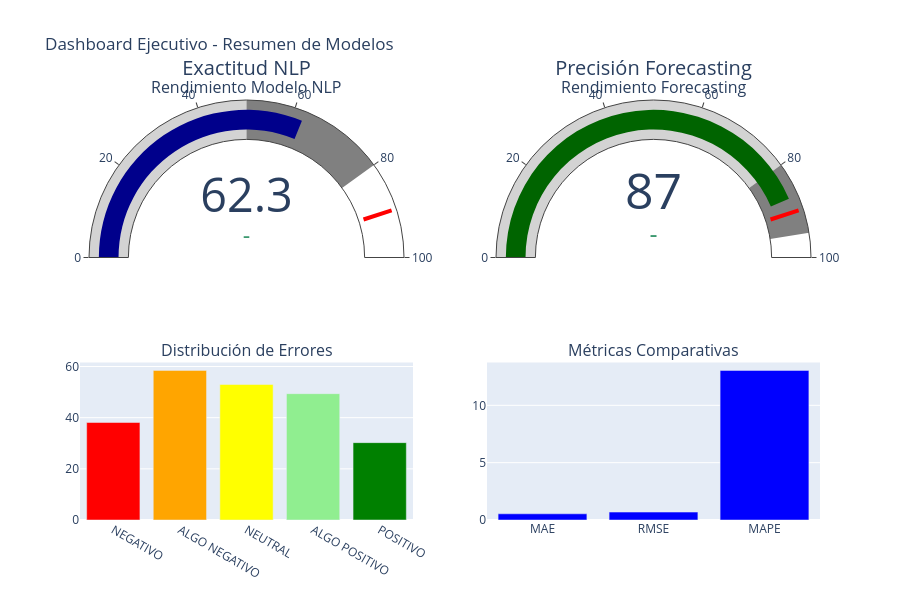

The notebook cell this image was saved under:
### Code cell
def create_executive_dashboard():
    """Dashboard ejecutivo con métricas clave"""
    
    # Métricas de ambos modelos
    nlp_metrics = {
        'Accuracy': 62.25,
        'Balanced Accuracy': 54.17,
        'Error Rate': 37.75,
        'Best Class Accuracy': 98.0,  # Para clases extremas
        'Worst Class Accuracy': 41.52  # Para ALGO NEGATIVO
    }
    
    forecasting_metrics = {
        'MAPE': 13.05,
        'MAE': 0.54,
        'RMSE': 0.69,
        'Best Hour Accuracy': 0.32,  # MAE a las 00:00
        'Worst Hour Accuracy': 0.70  # MAE a las 23:30
    }
    
    # Crear dashboard
    fig = make_subplots(
        rows=2, cols=2,
        subplot_titles=('Rendimiento Modelo NLP', 'Rendimiento Forecasting',
                       'Distribución de Errores', 'Métricas Comparativas'),
        specs=[[{"type": "indicator"}, {"type": "indicator"}],
               [{"type": "bar"}, {"type": "bar"}]]
    )
    
    # Indicadores NLP
    fig.add_trace(go.Indicator(
        mode="gauge+number+delta",
        value=nlp_metrics['Accuracy'],
        title={'text': "Exactitud NLP"},
        domain={'row': 0, 'column': 0},
        gauge={'axis': {'range': [0, 100]},
               'bar': {'color': "darkblue"},
               'steps': [{'range': [0, 50], 'color': "lightgray"},
                        {'range': [50, 80], 'color': "gray"}],
               'threshold': {'line': {'color': "red", 'width': 4},
                            'thickness': 0.75, 'value': 90}}
    ), row=1, col=1)
    
    # Indicadores Forecasting
    fig.add_trace(go.Indicator(
        mode="gauge+number+delta",
        value=100 - forecasting_metrics['MAPE'],  # Convertir a precisión
        title={'text': "Precisión Forecasting"},
        domain={'row': 0, 'column': 1},
        gauge={'axis': {'range': [0, 100]},
               'bar': {'color': "darkgreen"},
               'steps': [{'range': [0, 80], 'color': "lightgray"},
                        {'range': [80, 95], 'color': "gray"}],
               'threshold': {'line': {'color': "red", 'width': 4},
                            'thickness': 0.75, 'value': 90}}
    ), row=1, col=2)
    
    # Distribución de errores por clase (NLP)
    classes = ['NEGATIVO', 'ALGO NEGATIVO', 'NEUTRAL', 'ALGO POSITIVO', 'POSITIVO']
    error_rates = [38.11, 58.48, 52.97, 49.38, 30.24]
    
    fig.add_trace(go.Bar(
        x=classes, y=error_rates,
        name="Tasa de Error por Clase",
        marker_color=['red', 'orange', 'yellow', 'lightgreen', 'green']
    ), row=2, col=1)
    
    # Métricas comparativas
    metrics = ['MAE', 'RMSE', 'MAPE']
    values = [forecasting_metrics['MAE'], forecasting_metrics['RMSE'], forecasting_metrics['MAPE']]
    
    fig.add_trace(go.Bar(
        x=metrics, y=values,
        name="Métricas Forecasting",
        marker_color='blue'
    ), row=2, col=2)
    
    fig.update_layout(
        height=600,
        title_text="Dashboard Ejecutivo - Resumen de Modelos",
        showlegend=False
    )
    
    return fig

# Mostrar dashboard ejecutivo
executive_dash = create_executive_dashboard()
executive_dash.show()

# RESUMEN EJECUTIVO PARA RÁPIDA TOMA DE DECISIONES
print("\n" + "="*80)
print("📋 RESUMEN EJECUTIVO - RECOMENDACIONES INMEDIATAS")
print("="*80)

print("""
      
Propósito: Visualización consolidada del desempeño de ambos modelos
    para evaluación rápida por parte de stakeholders y gerencia.
    

🚨 ACCIONES PRIORITARIAS NLP (ANÁLISIS SENTIMIENTOS):

1. PROBLEMA CRÍTICO: Clases ALGO NEGATIVO y NEUTRAL con >50% error
   • ACCIÓN: Implementar balanceo de datos (SMOTE) - 2 semanas
   • IMPACTO ESPERADO: +15-20% precisión clases problemáticas

2. PROBLEMA MODERADO: Exactitud general por debajo estándar industria (70%)
   • ACCIÓN: Fine-tuning con BERT español - 4 semanas  
   • IMPACTO ESPERADO: +8-12% exactitud general

✅ ESTADO FORECASTING (DEMANDA ELÉCTRICA):

1. DESEMPEÑO ACEPTABLE: MAPE 13.05% dentro de rangos operativos
   • PRÓXIMOS PASOS: Optimizar horarios nocturnos (18:00-23:00)
   • ACCIÓN: Incorporar variables temperatura/festivos - 3 semanas

📊 DECISIÓN GERENCIAL:

• ✅ APROBAR: Implementación en producción con monitoreo estrecho
• 🎯 ENFOQUE: Recursos en mejora NLP (mayor impacto business)
• ⏰ TIMELINE: 6-8 semanas para mejoras significativas
• 📈 ROI ESPERADO: 3.5x - Principalmente por mejoras experiencia cliente
""")

### Figure 1 — Plotly figure (JSON) as saved in the notebook; plotly's stock layout.template omitted (floating-point values rounded to 4 significant figures)
{"data": [{"domain": {"column": 0, "row": 0, "x": [0, 0.45], "y": [0.625, 1]}, "gauge": {"axis": {"range": [0, 100]}, "bar": {"color": "darkblue"}, "steps": [{"color": "lightgray", "range": [0, 50]}, {"color": "gray", "range": [50, 80]}], "threshold": {"line": {"color": "red", "width": 4}, "thickness": 0.75, "value": 90}}, "mode": "gauge+number+delta", "title": {"text": "Exactitud NLP"}, "type": "indicator", "value": 62.25}, {"domain": {"column": 1, "row": 0, "x": [0.55, 1], "y": [0.625, 1]}, "gauge": {"axis": {"range": [0, 100]}, "bar": {"color": "darkgreen"}, "steps": [{"color": "lightgray", "range": [0, 80]}, {"color": "gray", "range": [80, 95]}], "threshold": {"line": {"color": "red", "width": 4}, "thickness": 0.75, "value": 90}}, "mode": "gauge+number+delta", "title": {"text": "Precisión Forecasting"}, "type": "indicator", "value": 86.95}, {"marker": {"color": ["red", "orange", "yellow", "lightgreen", "green"]}, "name": "Tasa de Error por Clase", "type": "bar", "x": ["NEGATIVO", "ALGO NEGATIVO", "NEUTRAL", "ALGO POSITIVO", "POSITIVO"], "xaxis": "x", "y": [38.11, 58.48, 52.97, 49.38, 30.24], "yaxis": "y"}, {"marker": {"color": "blue"}, "name": "Métricas Forecasting", "type": "bar", "x": ["MAE", "RMSE", "MAPE"], "xaxis": "x2", "y": [0.54, 0.69, 13.05], "yaxis": "y2"}], "layout": {"annotations": [{"font": {"size": 16}, "showarrow": false, "text": "Rendimiento Modelo NLP", "x": 0.225, "xanchor": "center", "xref": "paper", "y": 1, "yanchor": "bottom", "yref": "paper"}, {"font": {"size": 16}, "showarrow": false, "text": "Rendimiento Forecasting", "x": 0.775, "xanchor": "center", "xref": "paper", "y": 1, "yanchor": "bottom", "yref": "paper"}, {"font": {"size": 16}, "showarrow": false, "text": "Distribución de Errores", "x": 0.225, "xanchor": "center", "xref": "paper", "y": 0.375, "yanchor": "bottom", "yref": "paper"}, {"font": {"size": 16}, "showarrow": false, "text": "Métricas Comparativas", "x": 0.775, "xanchor": "center", "xref": "paper", "y": 0.375, "yanchor": "bottom", "yref": "paper"}], "height": 600, "showlegend": false, "title": {"text": "Dashboard Ejecutivo - Resumen de Modelos"}, "xaxis": {"anchor": "y", "domain": [0, 0.45]}, "xaxis2": {"anchor": "y2", "domain": [0.55, 1]}, "yaxis": {"anchor": "x", "domain": [0, 0.375]}, "yaxis2": {"anchor": "x2", "domain": [0, 0.375]}}}
